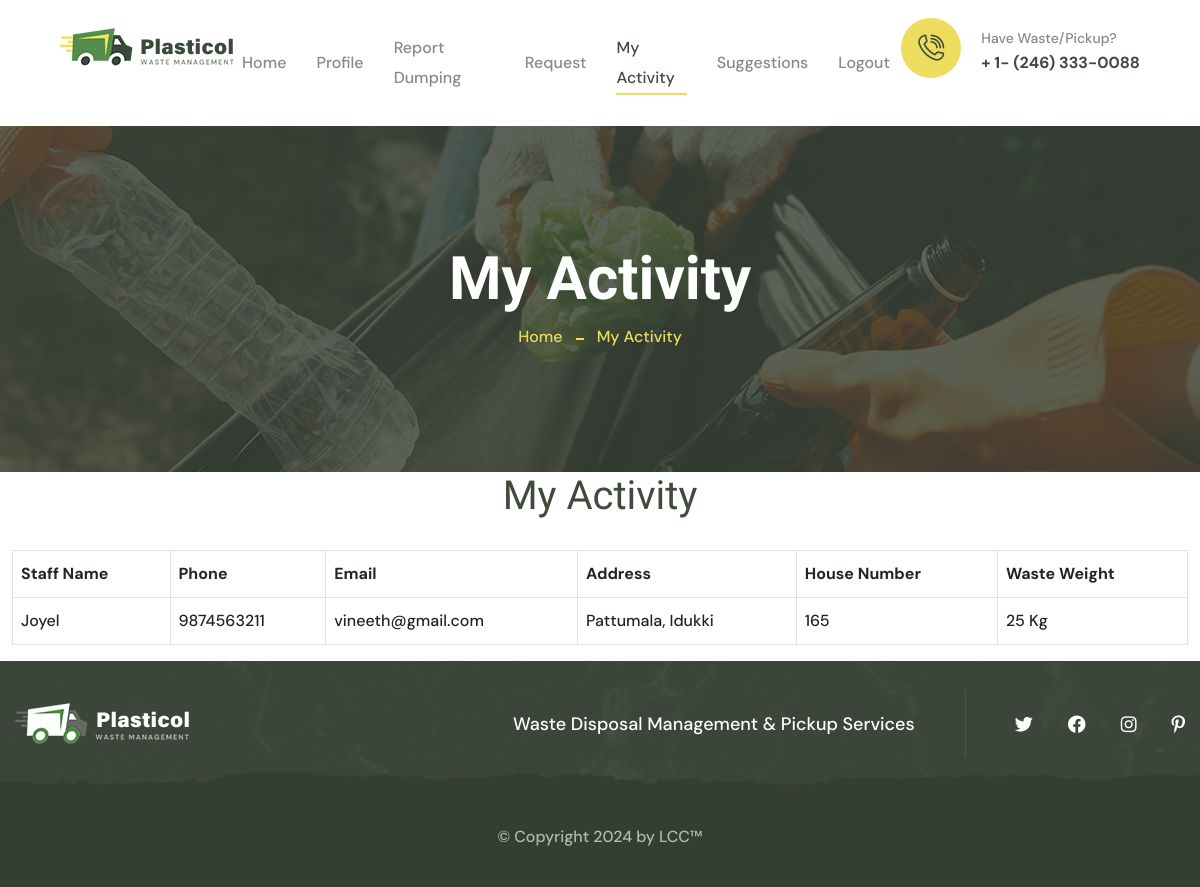
Screenshot of /myActivity/ (signed in) with the database file from the repository.
### PlasticolApp/models.py (models this page shows, shortened)
class Waste(models.Model):
    staff_id = models.ForeignKey(Staff, on_delete=models.CASCADE)
    civil_id = models.ForeignKey(Civilians, on_delete=models.CASCADE)
    weight = models.IntegerField()
    note = models.CharField(max_length=300)
    date = models.DateField(auto_now=True)
    status = models.CharField(max_length=100, default="Collected")

class Staff(models.Model):
    name = models.CharField(max_length=100)
    email = models.EmailField(max_length=100)
    phone = models.IntegerField()
    age = models.IntegerField()
    ward = models.IntegerField()
    address = models.CharField(max_length=300)
    image = models.FileField(null=True)
    loginid = models.ForeignKey(Login, on_delete=models.CASCADE)

class Civilians(models.Model):
    name = models.CharField(max_length=100)
    email = models.EmailField(max_length=100)
    phone = models.IntegerField()
    address = models.CharField(max_length=300)
    ward = models.CharField(max_length=300, null=True)
    houseno = models.CharField(max_length=300, null=True)
    image = models.FileField(null=True)
    time=models.CharField(max_length=100,null=True)
    loginid = models.ForeignKey(Login, on_delete=models.CASCADE)

### PlasticolApp/views.py (the view)
# urls.py: path("myActivity/", views.myActivity),
def myActivity(request):
    uid = request.session["uid"]
    myData = Waste.objects.filter(civil_id__loginid=uid)
    print(myData)
    return render(request, "CIVILIANS/myActivity.html", {"myData": myData})

### templates/CIVILIANS/myActivity.html (shortened to what this page needs)
{% extends 'CIVILIANS/civilianBase.html' %}
{% block header %}
{% load static %}
<section class="page-header">
    <div class="page-header-bg" style="background-image: url(../static/assets/images/backgrounds/page-header-bg.jpg)">
    </div>
    <div class="container">
        <div class="page-header__inner">
            <h2>My Activity</h2>
            <ul class="thm-breadcrumb list-unstyled">
                <li><a href="/civilianHome">Home</a></li>
                <li>My Activity</li>
            </ul>
        </div>
    </div>
</section>
{% if myData %}
<h1 class="text-center">My Activity</h1>
<br>
<div class="container-fluid">
    <table class="table table-bordered table-hover table striped">
        <thead>
            <tr>
                <th>Staff Name</th>
                <th>Phone</th>
                <th>Email</th>
                <th>Address</th>
                <th>House Number</th>
                <th>Waste Weight</th>
            </tr>
        </thead>
        <tbody>
            {% for i in myData %}
            <tr>
                <td>{{i.staff_id.name}}</td>
                <td>{{i.civil_id.phone}}</td>
                <td>{{i.civil_id.email}}</td>
                <td>{{i.civil_id.address}}</td>
                <td>{{i.civil_id.houseno}}</td>
                <td>{{i.weight}} Kg</td>
            </tr>
            {% endfor %}
        </tbody>
    </table>
</div>
{% endif %}
{% endblock %}

### rows the page displays
Waste: staff_id.name "Joyel", civil_id.phone "9874563211", civil_id.email "vineeth@gmail.com", civil_id.address "Pattumala, Idukki", civil_id.houseno "165", weight "25"
